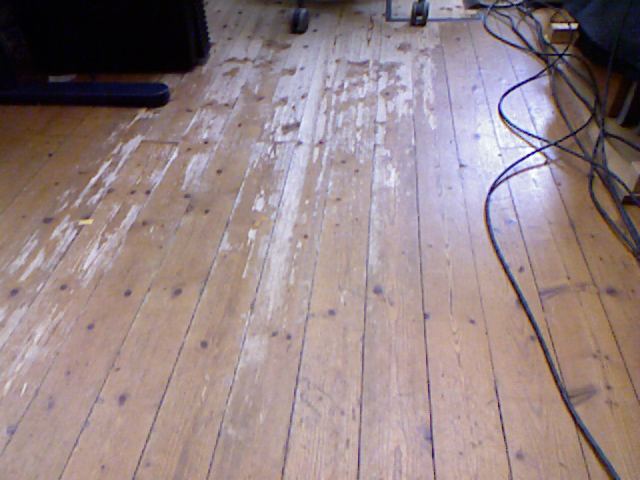
//> input picture auto_EVO-ORB_SLAM2/Tum/rgb/1305033528.169886.png, 640 x 480 px
$ ./data_association ../rgb/1305033527.869941.png ../rgb/1305033528.169886.png   (built with g++ and OpenCV 4)
//> lines starting //> are read from the running program, lines starting //| are printed output that depends on the picture
#include<iostream>
#include<fstream>
#include<vector>
#include<sstream>
#include <iomanip>

#include<opencv2/opencv.hpp>
#include<Eigen/Eigen>

using namespace std;
using namespace cv;

#define debug
void LoadImages(const string &strFile, vector<string> &vstrImageFilenames, vector<double> &vTimestamps);
vector<double> checkFundamental(vector<DMatch> matches, vector<KeyPoint> keyPoints_1, vector<KeyPoint> keyPoints_2);
vector<Point2d> distort(vector<Point2d> Points);

int data_Associate(Mat& frame1, Mat& frame2){


    vector<KeyPoint> keypoints_1, keypoints_2;
    Ptr<FeatureDetector> detector = ORB::create(1000);
    detector->detect(frame1, keypoints_1);
    detector->detect(frame2, keypoints_2);


    Mat outimg1,outimg2;
    drawKeypoints(frame1, keypoints_1, outimg1, Scalar::all(-1), DrawMatchesFlags::DEFAULT);
    imshow("ORB features1", outimg1);
    drawKeypoints(frame2, keypoints_2, outimg2, Scalar::all(-1), DrawMatchesFlags::DEFAULT);
    imshow("ORB features2", outimg2);


    Mat descriptors_1, descriptors_2;
    Ptr<DescriptorExtractor> descriptorExtractor = ORB::create(1000);
    descriptorExtractor->compute(frame1, keypoints_1, descriptors_1);
    descriptorExtractor->compute(frame2, keypoints_2, descriptors_2);

    vector<DMatch> matches;
    int nmatches(0);
    Ptr<DescriptorMatcher> matcher = DescriptorMatcher::create("BruteForce-Hamming");
    matcher->match(descriptors_1, descriptors_2, matches);
    auto min_max = minmax_element(matches.begin(), matches.end(),
                                [](const DMatch &m1, const DMatch &m2) { return m1.distance < m2.distance; });
    double min_dist = min_max.first->distance;
    double max_dist = min_max.second->distance;

    cout<<"max_dist = "<<max_dist<<" and min_dist = "<<min_dist<<endl;
    std::vector<DMatch> good_matches;
    for (int i = 0; i < descriptors_1.rows; i++) {
        /*if(matches[i].distance<50){
            if()
        }*/
        if (matches[i].distance <= 25 ) {
            good_matches.push_back(matches[i]);
        }
    }cout<<"good_matches.size():= "<<good_matches.size()<<endl;


    std::vector<DMatch> inlier_matches;

    vector<double> score = checkFundamental(good_matches,keypoints_1,keypoints_2);

    for(int i=0; i<score.size(); i++){
        cout<<score[i]<<endl;
        if(fabs(score[i])<3){
            inlier_matches.push_back(good_matches[i]);
        }
    }cout<<"inlier_matches.size():= "<<inlier_matches.size()<<endl;


    if(inlier_matches.size()==0){
        return 0;
    }
#ifdef debug
    Mat img_match;
    drawMatches(frame1, keypoints_1, frame2, keypoints_2, inlier_matches, img_match);

    imshow("all matches", img_match);

    // [7 lines of commented-out code are left out]
    waitKey(1);
#endif

    return inlier_matches.size();
}

int main(int argc, char** argv)
{
    fstream fs;
    fs.open("./data.txt",ios::out);
    vector<string> vstrImageFilenames;
    vector<double> vTimestamps;
    LoadImages(argv[1], vstrImageFilenames, vTimestamps);

    int nImages = vstrImageFilenames.size();
    Mat im1,im2;
    int inlier_matches(0);
    for(int ni=0; ni<nImages; ni++){
#ifdef debug
        //if(ni==196){
#endif
            im1 = cv::imread(string(argv[2])+"/"+vstrImageFilenames[ni],cv::IMREAD_UNCHANGED);
//> im1 is the input picture: 480 rows x 640 cols, CV_8UC3; mean B, G, R 132.7, 131.5, 149.1
            for(int nj=0; nj<nImages; nj++){
                im2 = cv::imread(string(argv[2])+"/"+vstrImageFilenames[nj],cv::IMREAD_UNCHANGED);

                inlier_matches=data_Associate(im1, im2);
//> in data_Associate, `detector->detect(frame1, keypoints_1);`: keypoints_1 = 999 keypoints; strongest (x, y, size): (533, 149, 31), (537, 150, 31), (536, 150, 37.2), (532, 149, 37.2)
//> in data_Associate, `detector->detect(frame2, keypoints_2);`: keypoints_2 has the same summary as keypoints_1
//> in data_Associate, `drawKeypoints(frame1, keypoints_1, outimg1, Scalar::all(-1), DrawMatch..`:
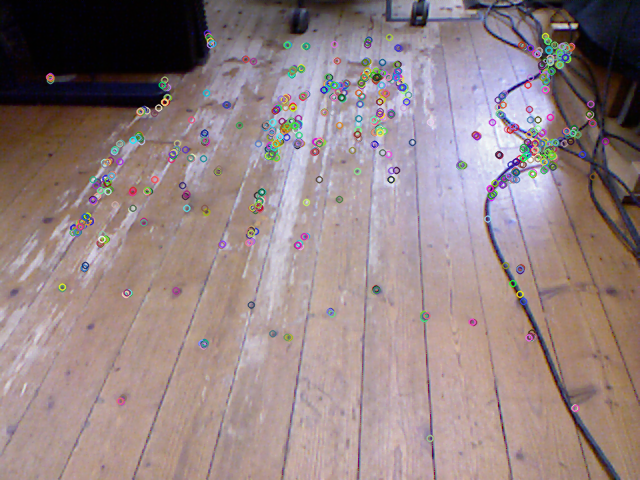
//> outimg1: 480 rows x 640 cols, CV_8UC3; mean B, G, R 131.6, 130.9, 148.3
//> in data_Associate, `drawKeypoints(frame2, keypoints_2, outimg2, Scalar::all(-1), DrawMatch..`:
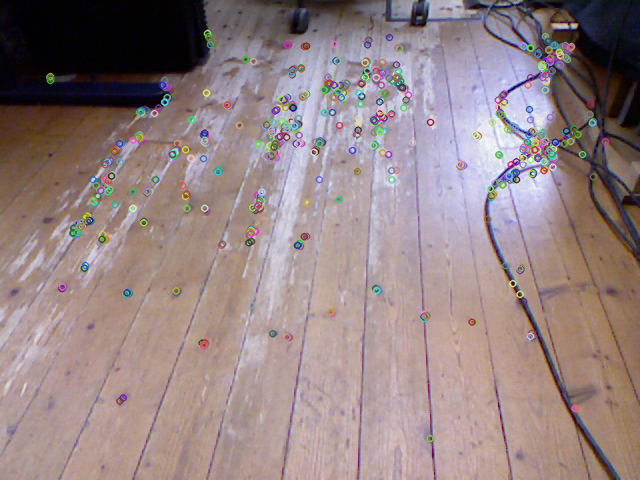
//> outimg2: 480 rows x 640 cols, CV_8UC3; mean B, G, R 131.6, 131.1, 148.4
//> in data_Associate, `matcher->match(descriptors_1, descriptors_2, matches);`: matches = 999 matches
//> in data_Associate, `double min_dist = min_max.first->distance;`: min_dist = 0
//| max_dist = 0 and min_dist = 0
//> after the loop in data_Associate, `for (int i = 0; i < descriptors_1.rows; i++)`: good_matches = 999 matches
//| good_matches.size():= 999
//> after the loop in checkFundamental, `for (int i = 0; i < (int) matches.size(); i++)`: points1 = 999 Points (x, y), first 12: [300, 246], [268, 152], [110, 160], [207, 33], [377, 120], [208, 36], [545, 36], [544, 159], [548, 160], [282, 127], [265, 127], [377, 118]; points2 has the same summary as points1
//> after the loop in distort, `for(int i; i<Points.size();i++)`: local_Points = 999 Points (x, y), first 12: [300, 246], [267.4, 150.6], [105.4, 157.2], [204.2, 26.23], [378.2, 117.2], [205.3, 29.35], [552.9, 27.86], [550.7, 155.7], [554.8, 156.7], [281.5, 124.8], [264.2, 124.7], [378.2, 115.1]
//> in checkFundamental, `points1=distort(points1);`: points1 has the same summary as local_Points in distort
//> the loop in distort (call 2), `for(int i; i<Points.size();i++)` made 999 passes
//> in checkFundamental, `points2=distort(points2);`: points2 has the same summary as local_Points in distort
//| Points.size() used for ransac = 999
//> in checkFundamental, `Mat f_m=  findFundamentalMat(points1, points2, FM_RANSAC,3,0.99,50);`: f_m = [[6.44e-21, -8.49e-05, 0.015], [8.49e-05, 3.92e-21, -0.0331], [-0.015, 0.0331, 1.78e-15]]
//> after the loop in checkFundamental, `for (int i = 0; i < (int) matches.size(); i++)`: score = 999 values, max 2.66e-15 at index 159, min -5.33e-15 at index 49, mean -3.68e-16
//> the loop in data_Associate, `for(int i=0; i<score.size(); i++)` made 999 passes
//| 4.44089e-16
//| 4.44089e-16
//| 4.44089e-16
//| 4.44089e-16
//| -1.11022e-15
//| 4.44089e-16
//| 0
//| -8.88178e-16
//> (output is shown up to pass 8 of 999)
//> after the loop in data_Associate, `for(int i=0; i<score.size(); i++)`: inlier_matches = 999 matches
//| inlier_matches.size():= 999
//> in data_Associate, `drawMatches(frame1, keypoints_1, frame2, keypoints_2, inlier_matches, ..`:
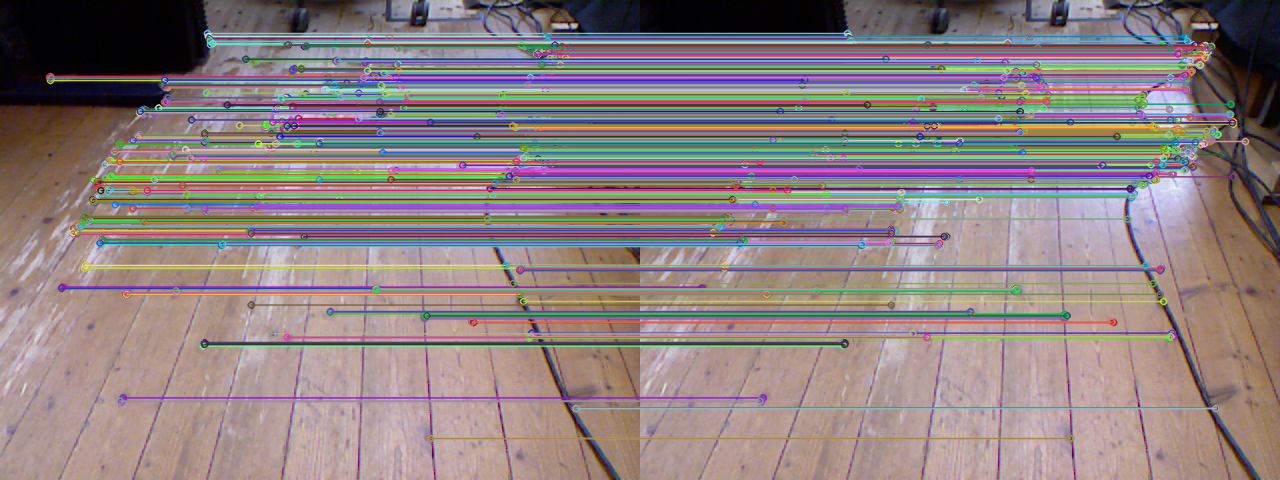
//> img_match: 480 rows x 1280 cols, CV_8UC3; mean B, G, R 127.7, 128.2, 141.7
//> inlier_matches = 999
                cout<<ni<<"vs"<<nj<<" inlier_matches:="<<inlier_matches<<endl;
//| 0vs0 inlier_matches:=999
//> (the run ends here: the program stops with an error, at `drawKeypoints(frame2, keypoints_2, outimg2, Scalar::all(-1), DrawMatch..`)

$ run again, on auto_EVO-ORB_SLAM2/Tum/rgb/1305033528.534014.png
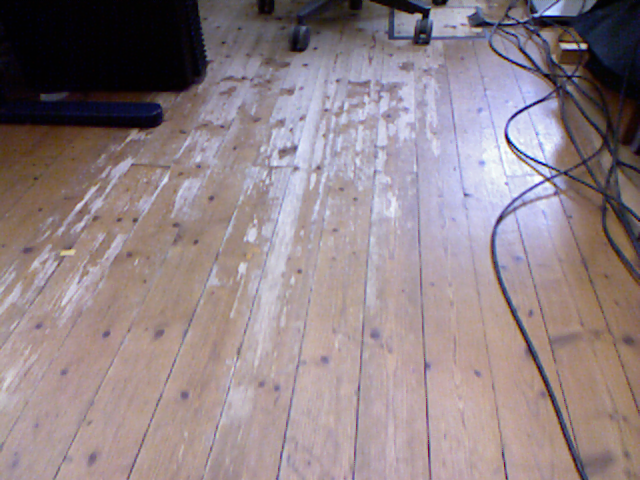
//> input picture auto_EVO-ORB_SLAM2/Tum/rgb/1305033528.534014.png, 640 x 480 px
//> im1 is the input picture: 480 rows x 640 cols, CV_8UC3; mean B, G, R 134.5, 130.2, 144.5
//> keypoints_1 = 1000 keypoints; strongest (x, y, size): (585, 46, 31), (584, 46, 37.2), (583, 46, 44.6), (542, 178, 31)
//> keypoints_2 has the same summary as keypoints_1
//> in data_Associate, `drawKeypoints(frame1, keypoints_1, outimg1, Scalar::all(-1), DrawMatch..`:
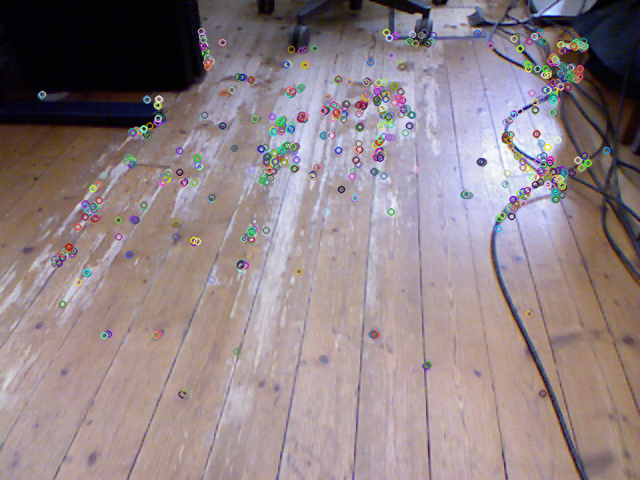
//> outimg1: 480 rows x 640 cols, CV_8UC3; mean B, G, R 133.4, 129.9, 143.9
//> in data_Associate, `drawKeypoints(frame2, keypoints_2, outimg2, Scalar::all(-1), DrawMatch..`:
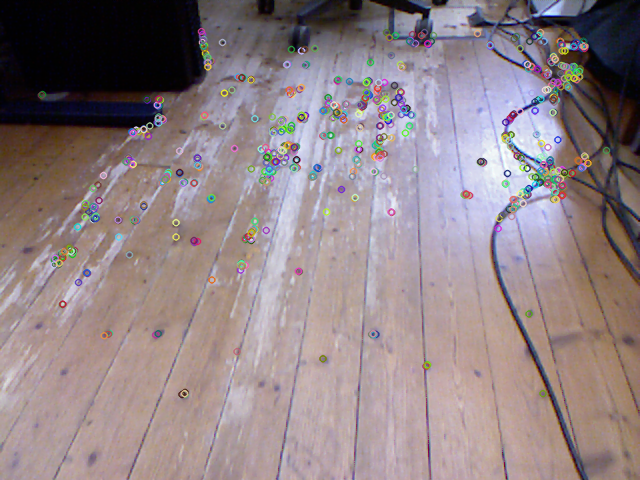
//> outimg2: 480 rows x 640 cols, CV_8UC3; mean B, G, R 133.4, 130, 144.1
//> matches = 1000 matches
//> min_dist = 0
//| max_dist = 0 and min_dist = 0
//> after the loop in data_Associate, `for (int i = 0; i < descriptors_1.rows; i++)`: good_matches = 1000 matches
//| good_matches.size():= 1000
//> after the loop in checkFundamental, `for (int i = 0; i < (int) matches.size(); i++)`: points1 = 1000 Points (x, y), first 12: [415, 169], [562, 170], [273, 171], [547, 168], [304, 119], [89, 213], [386, 32], [378, 91], [556, 196], [375, 171], [540, 32], [554, 88]; points2 has the same summary as points1
//> after the loop in distort, `for(int i; i<Points.size();i++)`: local_Points = 1000 Points (x, y), first 12: [416.6, 167.5], [569.3, 166.9], [272.6, 170.1], [553.7, 164.9], [303.9, 116.5], [84.16, 211.5], [388.2, 24.95], [379.5, 86.86], [562.9, 193.7], [375.7, 170], [547.7, 23.74], [561.5, 82.07]
//> in checkFundamental, `points1=distort(points1);`: points1 has the same summary as local_Points in distort
//> the loop in distort (call 2), `for(int i; i<Points.size();i++)` made 1000 passes
//> in checkFundamental, `points2=distort(points2);`: points2 has the same summary as local_Points in distort
//| Points.size() used for ransac = 1000
//> after the loop in checkFundamental, `for (int i = 0; i < (int) matches.size(); i++)`: score = 1000 values from 10 to 10
//> the loop in data_Associate, `for(int i=0; i<score.size(); i++)` made 1000 passes
//| 10
//| 10
//| 10
//| 10
//| 10
//> (output is shown up to pass 5 of 1000)
//> after the loop in data_Associate, `for(int i=0; i<score.size(); i++)`: inlier_matches = 0 matches
//| inlier_matches.size():= 0
//> `inlier_matches=data_Associate(im1, im2);`: inlier_matches = 0
//| 0vs0 inlier_matches:=0

$ run again, on auto_EVO-ORB_SLAM2/Tum/rgb/1305033529.369872.png
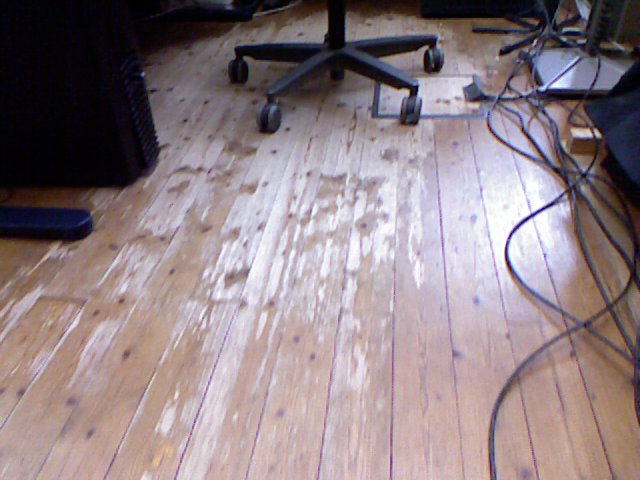
//> input picture auto_EVO-ORB_SLAM2/Tum/rgb/1305033529.369872.png, 640 x 480 px
//> im1 is the input picture: 480 rows x 640 cols, CV_8UC3; mean B, G, R 131, 127.3, 141.5
//> keypoints_1 = 1000 keypoints; strongest (x, y, size): (413, 87, 77.1), (416, 86, 31), (408, 91, 44.6), (406, 90, 53.6)
//> keypoints_2 has the same summary as keypoints_1
//> in data_Associate, `drawKeypoints(frame2, keypoints_2, outimg2, Scalar::all(-1), DrawMatch..`:
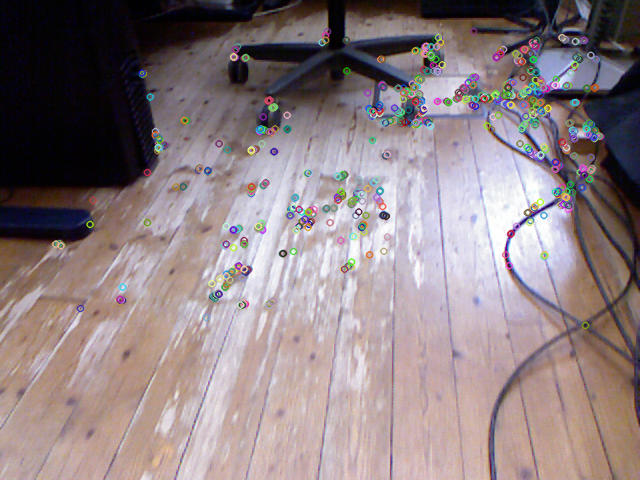
//> outimg2: 480 rows x 640 cols, CV_8UC3; mean B, G, R 130.6, 127.6, 141.4
//> matches = 1000 matches
//> min_dist = 0
//| max_dist = 0 and min_dist = 0
//> after the loop in data_Associate, `for (int i = 0; i < descriptors_1.rows; i++)`: good_matches = 1000 matches
//| good_matches.size():= 1000
//> after the loop in checkFundamental, `for (int i = 0; i < (int) matches.size(); i++)`: points1 = 1000 Points (x, y), first 12: [159, 149], [327, 31], [414, 124], [418, 124], [586, 126], [505, 87], [528, 212], [411, 94], [248, 270], [544, 256], [544, 254], [244, 244]; points2 has the same summary as points1
//> after the loop in distort, `for(int i; i<Points.size();i++)`: local_Points = 1000 Points (x, y), first 12: [155.7, 146.3], [327.5, 24.17], [416.2, 120.9], [420.3, 120.9], [594.5, 121.2], [510.8, 81.38], [533.6, 210.4], [413.5, 89.64], [247.8, 270], [550, 255.5], [550.1, 253.4], [243.7, 243.9]
//> in checkFundamental, `points1=distort(points1);`: points1 has the same summary as local_Points in distort
//> the loop in distort (call 2), `for(int i; i<Points.size();i++)` made 1000 passes
//> in checkFundamental, `points2=distort(points2);`: points2 has the same summary as local_Points in distort
//| Points.size() used for ransac = 1000
//> f_m = [[5.2e-20, -0.00018, 0.0405], [0.00018, 3.47e-20, -0.0462], [-0.0405, 0.0462, -2.66e-15]]
//> after the loop in checkFundamental, `for (int i = 0; i < (int) matches.size(); i++)`: score = 1000 values, max 1.42e-14 at index 18, min -5.33e-15 at index 183, mean 2.67e-15
//> the loop in data_Associate, `for(int i=0; i<score.size(); i++)` made 1000 passes
//| -8.88178e-16
//| 0
//| 0
//| 0
//| 7.10543e-15
//> (output is shown up to pass 5 of 1000)
//> after the loop in data_Associate, `for(int i=0; i<score.size(); i++)`: inlier_matches = 1000 matches
//| inlier_matches.size():= 1000
//> in data_Associate, `drawMatches(frame1, keypoints_1, frame2, keypoints_2, inlier_matches, ..`:
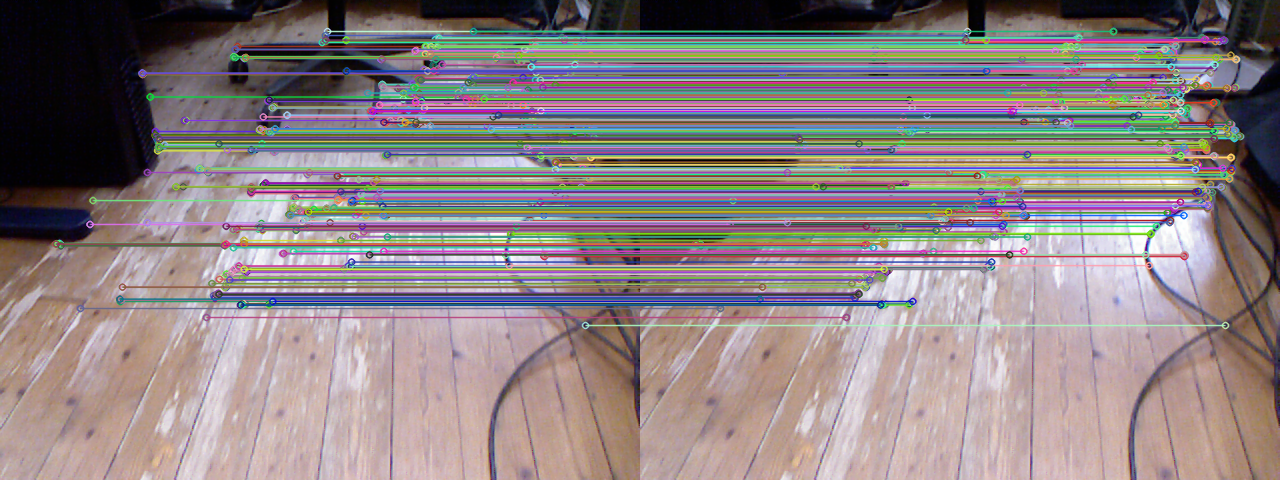
//> img_match: 480 rows x 1280 cols, CV_8UC3; mean B, G, R 131, 130.1, 140.9
//> `inlier_matches=data_Associate(im1, im2);`: inlier_matches = 1000
//| 0vs0 inlier_matches:=1000
